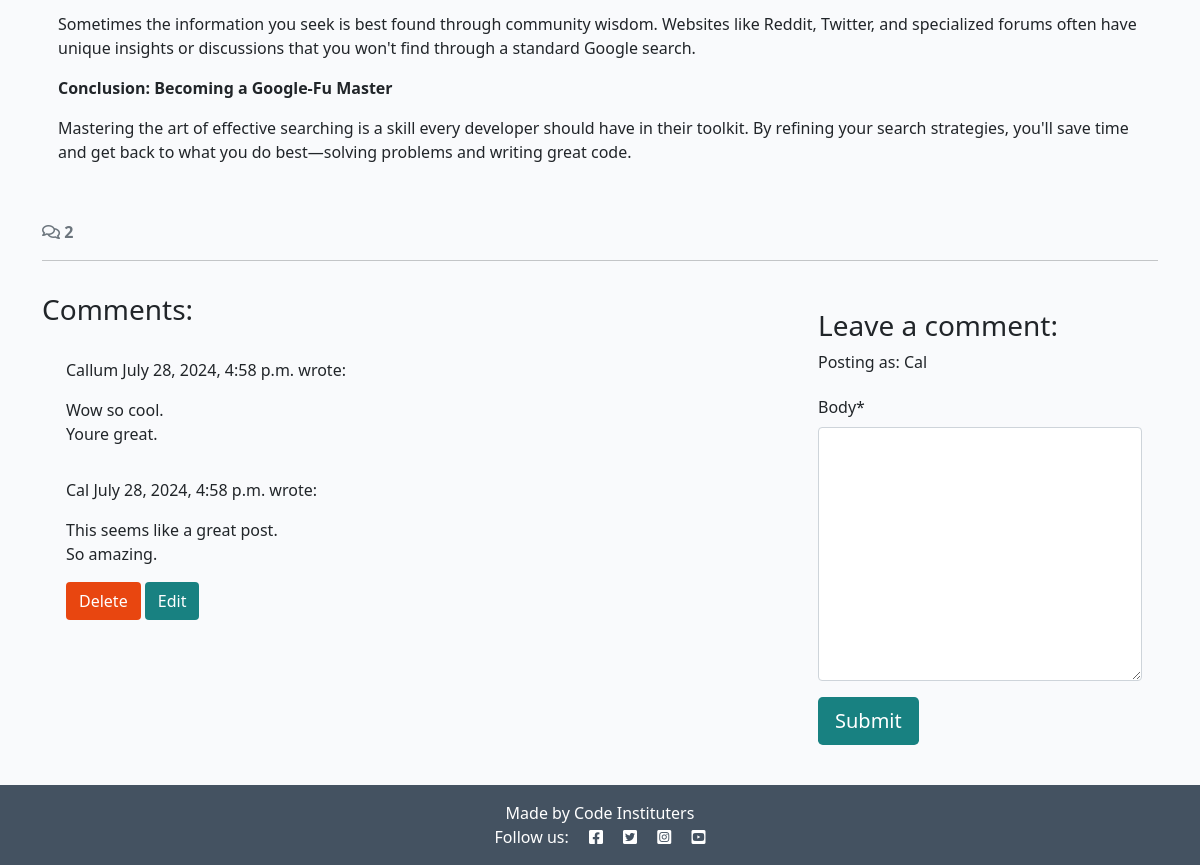
Page /google-fu-mastering-the-art-of-efficient-searching-for-developers/ (signed in, lower part) on the earlier database version.
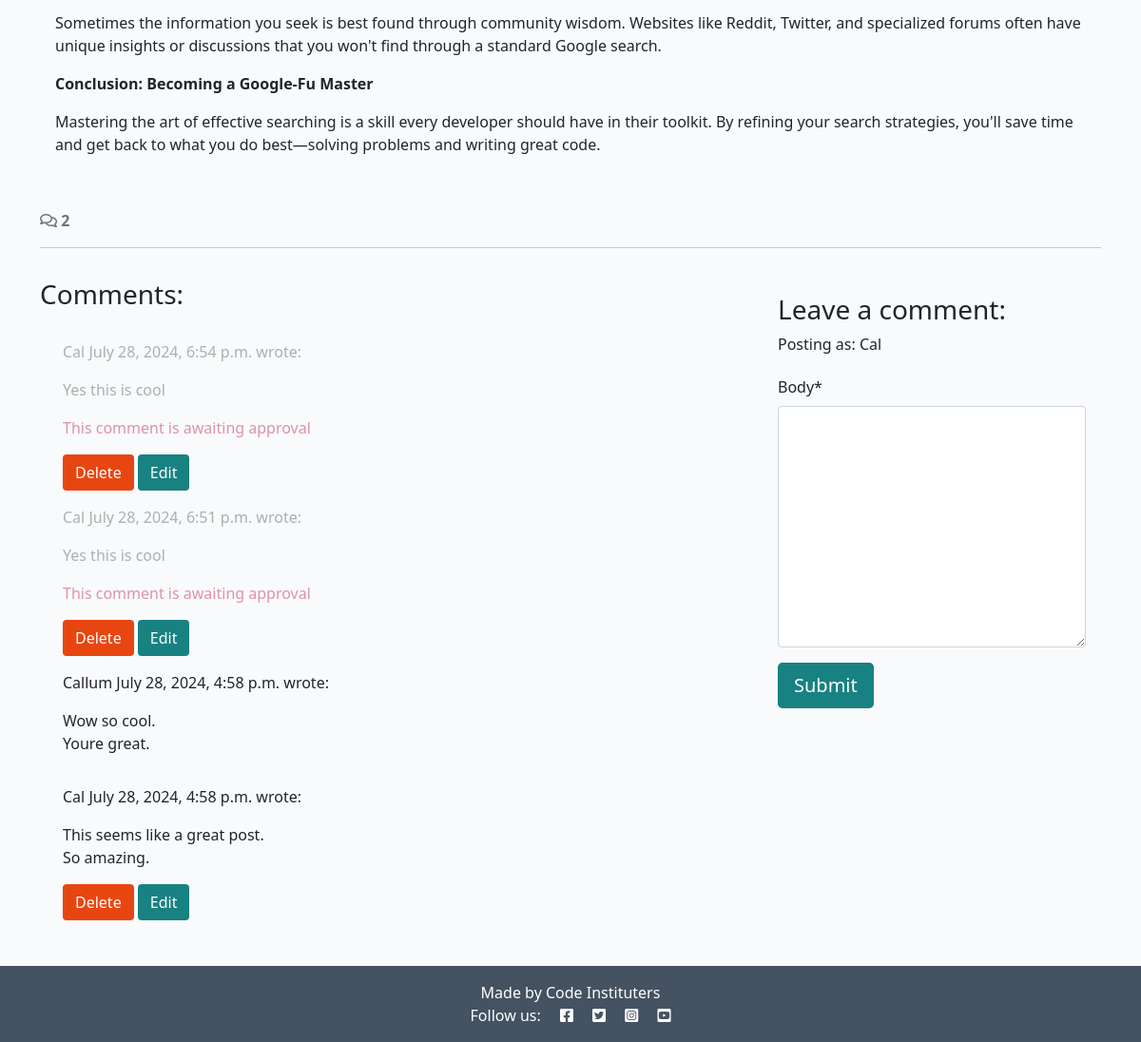
Same page on the later database version.
### blog/models.py (models this page shows, shortened)
class Comment(models.Model):
    post = models.ForeignKey(
        Post, on_delete=models.CASCADE, related_name="comments"
    )
    author = models.ForeignKey(
        User, on_delete=models.CASCADE, related_name="commenter"
    )
    body = models.TextField()
    approved = models.BooleanField(default=False)
    created_on = models.DateTimeField(auto_now_add=True)
    class Meta:
        ordering = ["created_on"]

### blog/views.py (the view, shortened to what this page needs)
# urls.py: path('<slug:slug>/', views.post_detail, name='post_detail'),
def post_detail(request, slug):
    queryset = Post.objects.filter(status=1)
    post = get_object_or_404(queryset, slug=slug)
    comments = post.comments.all().order_by("-created_on")
    comment_count = post.comments.filter(approved=True).count()
    comment_form = CommentForm()
    return render(
        request,
        "blog/post_detail.html",
        {
        "post": post,
        "comments": comments,
        "comment_count": comment_count,
        "comment_form": comment_form,
        },
    )

### blog/forms.py
class CommentForm(forms.ModelForm):
    class Meta:
        model = Comment
        fields = ('body',)

### blog/templates/blog/post_detail.html (shortened to what this page needs)
{% extends 'base.html' %} {% block content %}
{% load static %}
{% load crispy_forms_tags %}
<div class="container">
  <div class="row">
    <div class="col card mb-4  mt-3 left  top">
      <div class="card-body">
        <p class="card-text">
          {{ post.content | safe }}
        </p>
      </div>
    </div>
  </div>
  <div class="row">
    <div class="col-12">
      <strong class="text-secondary">
        <i class="far fa-comments"></i> {{ comment_count }}
      </strong>
    </div>
    <div class="col-12">
      <hr>
    </div>
  </div>
  <div class="row">
    <div class="col-md-8 card mb-4  mt-3 ">
      <h3>Comments:</h3>
      <div class="card-body">
        {% for comment in comments %}
        <div class="p-2 comments
          {% if not comment.approved and comment.author == user %}
          faded{% elif not comment.approved %} d-none{% endif %}">
          <p class="font-weight-bold">
            {{ comment.author }}
            <span class="font-weight-normal">
              {{ comment.created_on }}
            </span> wrote:
          </p>
          <div id="comment{{ comment.id }}">
            {{ comment.body | linebreaks }}
          </div>
          {% if not comment.approved and comment.author == user %}
          <p class="approval">
            This comment is awaiting approval
          </p>
          {% endif %}
          {% if user.is_authenticated and comment.author == user %}
          <button class="btn btn-delete" comment_id="{{ comment.id }}">Delete</button>
          <button class="btn btn-edit" comment_id="{{ comment.id }}">Edit</button>
          {% endif %}
        </div>
        {% endfor %}
      </div>
    </div>
    <div class="col-md-4 card mb-4 mt-3">
      <div class="card-body">
        {% if user.is_authenticated %}
        <h3>Leave a comment:</h3>
        <p>Posting as: {{ user.username }}</p>
        <form id="commentForm" method="post" style="margin-top: 1.3em;">
          {{ comment_form | crispy }}
          <button id="submitButton" type="submit" class="btn btn-signup btn-lg">Submit</button>
        </form>
        {% else %}
        <p>Log in to leave a comment</p>
        {% endif %}
      </div>
    </div>
  </div>
</div>
{% endblock content %}

Differences in the rows shown:
added Comment: author "Cal", created_on "July 28, 2024, 6:54 p.m.", body "Yes this is cool", approved "This comment is awaiting approval"
added Comment: author "Cal", created_on "July 28, 2024, 6:51 p.m.", body "Yes this is cool", approved "This comment is awaiting approval"
